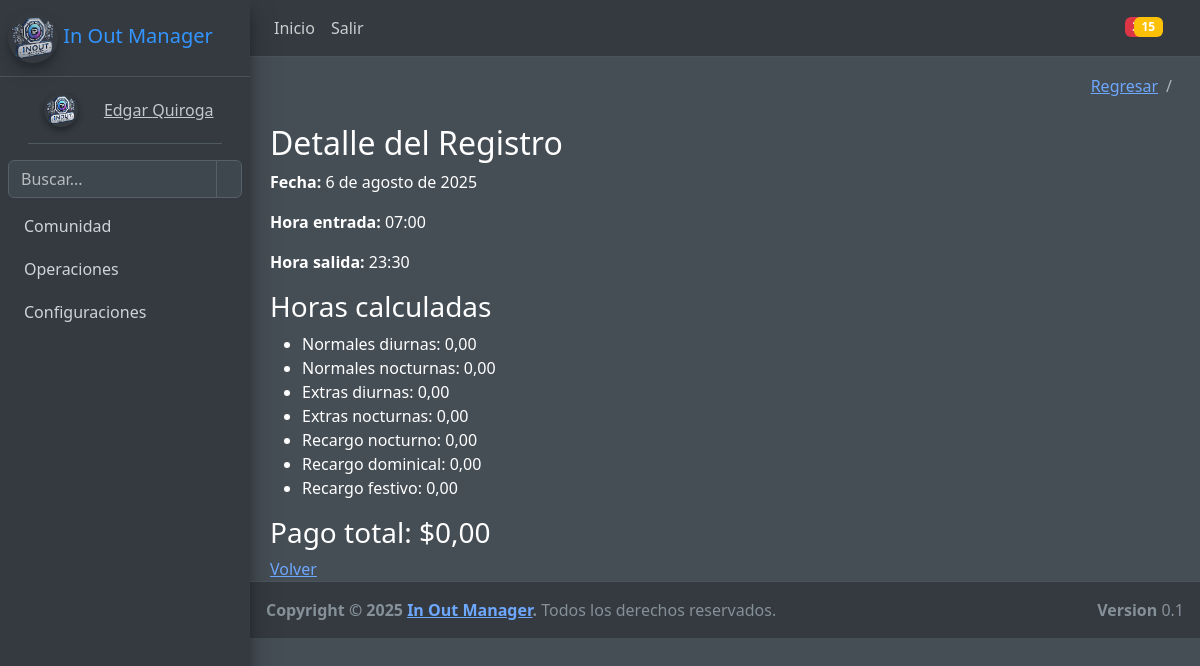
/comunidad/horas/2/ (signed in), run on the app's committed database.
### comunidad/models.py (models this page shows, shortened)
class RegistroHoras(models.Model):
    SALARIO_MINIMO = Decimal('1423500')  # Salario mínimo
    AUXILIO_TRANSPORTE = Decimal('200000')  # Auxilio de transporte
    HORAS_TRABAJADAS_MES = 220  # Horas trabajadas al mes
    usuario = models.ForeignKey(User, on_delete=models.CASCADE)
    fecha = models.DateField(default=timezone.now)
    hora_entrada = models.TimeField()
    hora_salida = models.TimeField()
    horas_normales_diurnas = models.DecimalField(max_digits=5, decimal_places=2, default=0)
    horas_normales_nocturnas = models.DecimalField(max_digits=5, decimal_places=2, default=0)
    horas_extras_diurnas = models.DecimalField(max_digits=5, decimal_places=2, default=0)
    horas_extras_nocturnas = models.DecimalField(max_digits=5, decimal_places=2, default=0)
    recargo_nocturno = models.DecimalField(max_digits=5, decimal_places=2, default=0)
    recargo_dominical = models.DecimalField(max_digits=5, decimal_places=2, default=0)
    recargo_festivo = models.DecimalField(max_digits=5, decimal_places=2, default=0)
    pago_total = models.DecimalField(max_digits=10, decimal_places=2, default=0)

### comunidad/views.py (the view)
# urls.py: path('horas/<int:pk>/', detalle_registro, name='detalle_registro'),
@login_required
def detalle_registro(request, pk):
    registro = get_object_or_404(RegistroHoras, pk=pk, usuario=request.user)
    return render(request, 'comunidad/horas/detalle.html', {'registro': registro})

### base/context_processors.py (called while the page is built)
def sesion(request):
    usuario_actual= request.user
    image_user= r"/media/comunidad/default-user.jpeg"
    if request.user.is_authenticated:
        if Usuario.objects.filter(user_id=usuario_actual.id):
            image_user=Usuario.objects.get(user_id=usuario_actual.id).imagen.url
    context={
        'usuario_actual':usuario_actual,
        'image_user': image_user
    }
    return context

### base/templates/comunidad/horas/detalle.html
{% extends 'partials/admin/body.html' %}
{% block contenido %}
<h2>Detalle del Registro</h2>
<p><strong>Fecha:</strong> {{ registro.fecha }}</p>
<p><strong>Hora entrada:</strong> {{ registro.hora_entrada }}</p>
<p><strong>Hora salida:</strong> {{ registro.hora_salida }}</p>
<h3>Horas calculadas</h3>
<ul>
    <li>Normales diurnas: {{ registro.horas_normales_diurnas }}</li>
    <li>Normales nocturnas: {{ registro.horas_normales_nocturnas }}</li>
    <li>Extras diurnas: {{ registro.horas_extras_diurnas }}</li>
    <li>Extras nocturnas: {{ registro.horas_extras_nocturnas }}</li>
    <li>Recargo nocturno: {{ registro.recargo_nocturno }}</li>
    <li>Recargo dominical: {{ registro.recargo_dominical }}</li>
    <li>Recargo festivo: {{ registro.recargo_festivo }}</li>
</ul>
<h3>Pago total: ${{ registro.pago_total }}</h3>
<a href="{% url 'lista_registros' %}">Volver</a>
{% endblock %}

### base/templates/partials/admin/sidebar.html (shortened to what this page needs)
{% load static %}
{% load bootstrap_icons %}
<aside class="main-sidebar sidebar-dark-primary elevation-4">
    <a href="{% url 'index' %}" class="brand-link decoration-none ">
        <img src="{% static 'images/logoiom.png' %}" alt="IOM Logo" class="img-circle elevation-3" width="50" style="opacity: .8">
        <span class="brand-text font-weight-light">In Out Manager</span>
    </a>
    <div class="sidebar">
        <div class="user-panel mt-3 pb-3 mb-3 d-flex align-items-center">
    <div class="image">
        <img src="{{ MEDIA_URL }}{{ image_user }}" class="img-circle elevation-2" alt="User  Image">
    </div>
    <div class="info ml-3">
        <a href="#" class="d-block">
            {{ usuario_actual.first_name }} {{ usuario_actual.last_name }}
        </a>
    </div>
</div>
        <div class="form-inline">
            <div class="input-group" data-widget="sidebar-search">
                <input class="form-control form-control-sidebar" type="search" placeholder="Buscar..." aria-label="Buscar">
                <div class="input-group-append">
                    <button class="btn btn-sidebar">
                    </button>
                </div>
            </div>
        </div>
        <nav class="mt-2">
            <ul class="nav nav-pills nav-sidebar flex-column" data-widget="treeview" role="menu" data-accordion="false">
                <li class="nav-item menu-close">
                    <a href="#" class="nav-link ">
                        <p>Comunidad</p>
                    </a>
                </li>
                <li class="nav-item menu-close">
                    <a href=" {% url 'anuncio_crear' %} " class="nav-link ">
                        <p>Operaciones</p>
                    </a>
                </li>
        <li class="nav-item menu-close">
          <a href="#" class="nav-link ">
            <p>
              Configuraciones
            </p>
          </a>
        </li>
      </ul>
      </nav>
    </div>
  </aside>

### static/css/style.css (style rules this page uses)
.d-flex { display: flex; justify-content: center; align-items: center; margin: 20px; }

### data on the page
RegistroHoras: fecha "6 de agosto de 2025", hora_entrada "07:00", hora_salida "23:30", horas_normales_diurnas "0,00", horas_normales_nocturnas "0,00", horas_extras_diurnas "0,00", horas_extras_nocturnas "0,00", recargo_nocturno "0,00", recargo_dominical "0,00", recargo_festivo "0,00", pago_total "0,00"

### other printed values
{{ usuario_actual.first_name }} "Edgar"
{{ usuario_actual.last_name }} "Quiroga"
